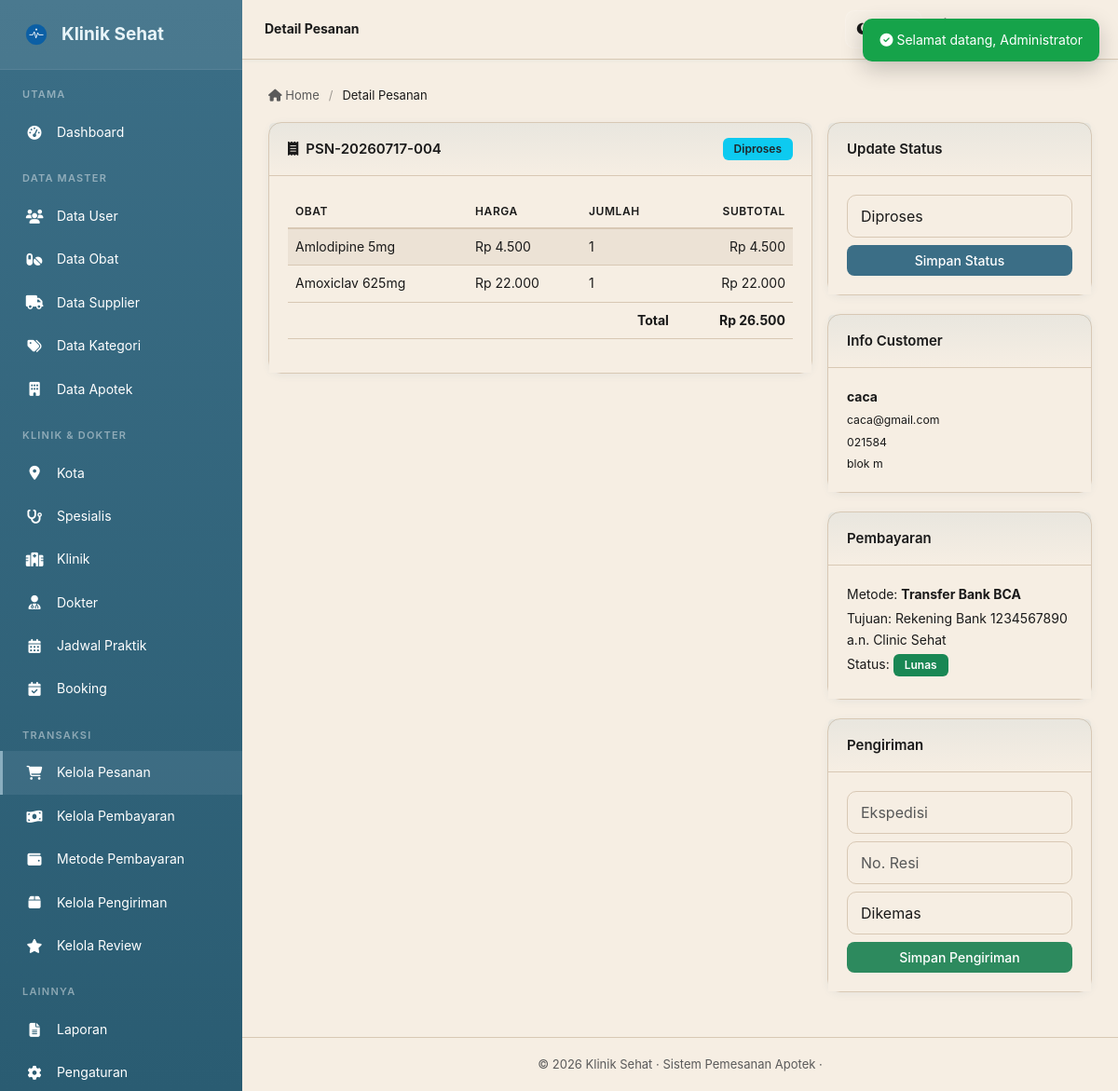
/Klinik/admin/pesanan/detail.php?id=29 (signed in), run on an earlier commit of the app's database.
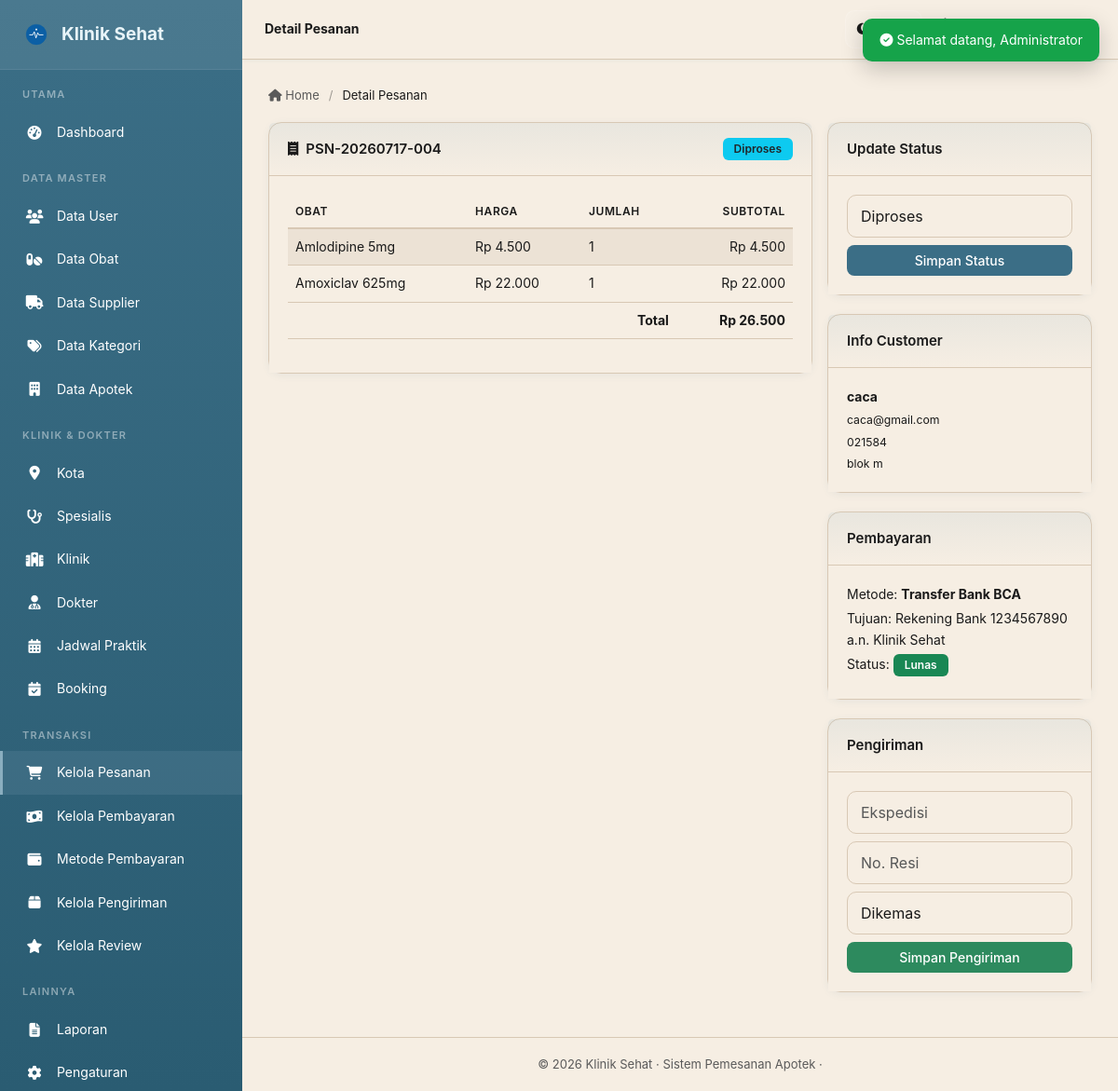
And on a later commit of the database.
### tables this page shows
CREATE TABLE `pembayaran` (
  `id_pembayaran` int(11) UNSIGNED NOT NULL,
  `id_pesanan` int(11) UNSIGNED NOT NULL,
  `id_metode` int(11) UNSIGNED DEFAULT NULL,
  `bukti_transfer` varchar(255) DEFAULT NULL,
  `tanggal_bayar` datetime DEFAULT NULL,
  `status` enum('Menunggu','Lunas','Ditolak') NOT NULL DEFAULT 'Menunggu'
);

CREATE TABLE `metode_pembayaran` (
  `id_metode` int(11) UNSIGNED NOT NULL,
  `nama_metode` varchar(100) NOT NULL,
  `tipe` enum('bank','ewallet') NOT NULL DEFAULT 'bank',
  `nomor` varchar(50) NOT NULL,
  `pemilik` varchar(150) NOT NULL,
  `aktif` tinyint(1) NOT NULL DEFAULT 1
);

### Klinik/admin/pesanan/detail.php (the view, shortened to what the changed rows need)
<?php
require_once '../../config/koneksi.php';
$id = (int)($_GET['id'] ?? 0);
$pes = $pdo->prepare("SELECT p.*, u.nama, u.email, u.no_hp, u.alamat FROM pesanan p JOIN users u ON u.id_user=p.id_user WHERE p.id_pesanan=?");
$pes->execute([$id]);
$pes = $pes->fetch();
$pay = $pdo->prepare("SELECT pb.*, mp.nama_metode AS nama_metode, mp.nomor AS metode_nomor, mp.pemilik AS metode_pemilik, mp.tipe AS metode_tipe FROM pembayaran pb LEFT JOIN metode_pembayaran mp ON mp.id_metode = pb.id_metode WHERE pb.id_pesanan=?");
$pay->execute([$id]); $pay = $pay->fetch();
require_once '../../includes/header_admin.php';
?>
<div class="row g-3">
    <div class="col-lg-8">
        <div class="card">
            <div class="card-header"><span><i class="fas fa-receipt me-2"></i><?= e($pes['kode_pesanan']) ?></span> <?= status_badge($pes['status']) ?></div>
            <div class="card-body">
                <div class="table-responsive">
                    <table class="table">
                        <thead><tr><th>Obat</th><th>Harga</th><th>Jumlah</th><th class="text-end">Subtotal</th></tr></thead>
                        <tfoot><tr><th colspan="3" class="text-end">Total</th><th class="text-end"><?= rupiah($pes['total']) ?></th></tr></tfoot>
                    </table>
                </div>
            </div>
        </div>
    </div>
    <div class="col-lg-4">
        <?php if ($pay): ?>
        <div class="card">
            <div class="card-header">Pembayaran</div>
            <div class="card-body">
                <p class="mb-1">Metode: <strong><?= e($pay['nama_metode'] ?? '-') ?></strong></p>
                <p class="mb-1">Tujuan: <span><?php if (!empty($pay['id_metode']) && !empty($pay['metode_nomor'])): ?><?= e($pay['metode_tipe']==='bank' ? 'Rekening Bank' : 'E-Wallet') ?> <?= e($pay['metode_nomor']) ?> a.n. <?= e($pay['metode_pemilik']) ?><?php else: ?>-<?php endif; ?></span></p>
                <p class="mb-1">Status: <?= status_badge($pay['status']) ?></p>
            </div>
        </div>
        <?php endif; ?>
    </div>
</div>
<?php require_once '../../includes/footer_admin.php'; ?>

### Klinik/functions/functions.php (shortened to what the changed rows need)
<?php
function e($str) {
    return htmlspecialchars((string)($str ?? ''), ENT_QUOTES, 'UTF-8');
}
function rupiah($n) {
    return 'Rp ' . number_format((float)$n, 0, ',', '.');
}
function status_badge($status) {
    $map = [
        'Menunggu Pembayaran' => 'bg-warning text-dark',
        'Diproses'            => 'bg-info text-dark',
        'Dikirim'             => 'bg-primary',
        'Selesai'             => 'bg-success',
        'Dibatalkan'          => 'bg-secondary',
        'Menunggu'            => 'bg-warning text-dark',
        'Lunas'               => 'bg-success',
        'Ditolak'             => 'bg-danger',
        'Dikemas'             => 'bg-info text-dark',
        'Diterima'            => 'bg-success',
        'Gagal'               => 'bg-danger',
        'belum dibaca'        => 'bg-danger',
        'dibaca'              => 'bg-secondary',
    ];
    $cls = $map[$status] ?? 'bg-secondary';
    return '<span class="badge ' . $cls . '">' . e($status) . '</span>';
}

What changed in the data, as far as the page shows it:
changed through a linked row, pembayaran "Lunas": id_metode.pemilik "Clinic Sehat" → "Klinik Sehat"
